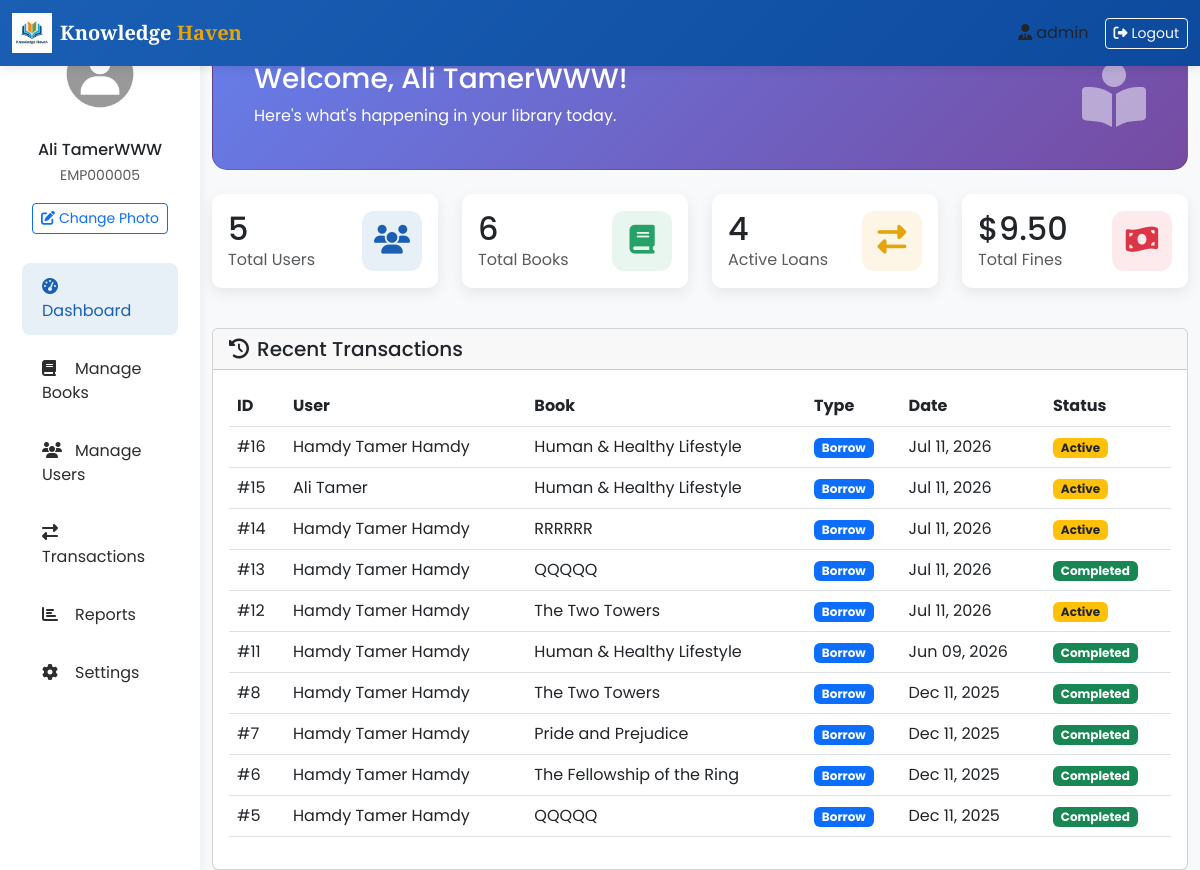
Screenshot of /admin/dashboard.php (signed in) with the database file from the repository.
### tables this page shows
CREATE TABLE `employees` (
  `employee_id` int(11) NOT NULL,
  `user_id` int(11) NOT NULL,
  `employee_code` varchar(20) NOT NULL,
  `position` enum('librarian','assistant_librarian','library_assistant','technician','manager','director','admin') NOT NULL,
  `hire_date` date NOT NULL,
  `salary` decimal(10,2) DEFAULT NULL,
  `employment_type` enum('full_time','part_time','contract') DEFAULT 'full_time',
  `is_currently_employed` tinyint(1) DEFAULT 1,
  `created_at` timestamp NOT NULL DEFAULT current_timestamp(),
  `updated_at` timestamp NOT NULL DEFAULT current_timestamp() ON UPDATE current_timestamp()
);

CREATE TABLE `users` (
  `user_id` int(11) NOT NULL,
  `username` varchar(50) NOT NULL,
  `email` varchar(100) NOT NULL,
  `password` varchar(255) NOT NULL,
  `gender` enum('Male','Female') DEFAULT NULL,
  `phone_number` varchar(15) DEFAULT NULL,
  `profile_image` varchar(255) DEFAULT 'images/user_image.jpg',
  `role` enum('user','employee') DEFAULT 'user',
  `registration_date` timestamp NOT NULL DEFAULT current_timestamp(),
  `is_active` tinyint(1) DEFAULT 1,
  `created_at` timestamp NOT NULL DEFAULT current_timestamp(),
  `updated_at` timestamp NOT NULL DEFAULT current_timestamp() ON UPDATE current_timestamp()
);

CREATE TABLE `transactions` (
  `transaction_id` int(11) NOT NULL,
  `member_id` int(11) NOT NULL,
  `book_id` int(11) NOT NULL,
  `transaction_type` enum('borrow','return','renew') NOT NULL,
  `borrow_date` date DEFAULT NULL,
  `due_date` date DEFAULT NULL,
  `return_date` date DEFAULT NULL,
  `renew_count` int(11) DEFAULT 0,
  `status` enum('active','completed','overdue') NOT NULL,
  `created_at` timestamp NOT NULL DEFAULT current_timestamp()
);

CREATE TABLE `books` (
  `book_id` int(11) NOT NULL,
  `title` varchar(255) NOT NULL,
  `author_id` int(11) NOT NULL,
  `category_id` int(11) NOT NULL,
  `location_id` int(11) DEFAULT NULL,
  `isbn` varchar(20) NOT NULL,
  `publication_year` year(4) DEFAULT NULL,
  `publisher` varchar(100) DEFAULT NULL,
  `total_copies` int(11) DEFAULT 1,
  `available_copies` int(11) DEFAULT 1,
  `description` text DEFAULT NULL,
  `created_at` timestamp NOT NULL DEFAULT current_timestamp(),
  `updated_at` timestamp NOT NULL DEFAULT current_timestamp() ON UPDATE current_timestamp()
);

### admin/dashboard.php (the view, shortened to what this page needs)
<?php
include "../config.php";
$user_id = $_SESSION['user_id'];
$query = "SELECT u.*, e.* FROM users u
          JOIN employees e ON u.user_id = e.user_id
          WHERE u.user_id = ?";
$stmt = mysqli_prepare($conn, $query);
mysqli_stmt_bind_param($stmt, "i", $user_id);
mysqli_stmt_execute($stmt);
$result = mysqli_stmt_get_result($stmt);
$employee = mysqli_fetch_assoc($result);
$stats_query = "SELECT
    (SELECT COUNT(*) FROM users WHERE role = 'user') as total_users,
    (SELECT COUNT(*) FROM books) as total_books,
    (SELECT COUNT(*) FROM transactions WHERE status = 'active' AND transaction_type = 'borrow') as active_loans,
    (SELECT COUNT(*) FROM books WHERE available_copies = 0) as books_unavailable,
    (SELECT SUM(current_fines) FROM members) as total_fines";
$stats_result = mysqli_query($conn, $stats_query);
$stats = mysqli_fetch_assoc($stats_result);
$recent_query = "SELECT t.*, u.username, b.title
                 FROM transactions t
                 JOIN members m ON t.member_id = m.member_id
                 JOIN users u ON m.user_id = u.user_id
                 JOIN books b ON t.book_id = b.book_id
                 ORDER BY t.created_at DESC LIMIT 10";
$recent_result = mysqli_query($conn, $recent_query);
?>
<!DOCTYPE html>
<html lang="en">
<head>
    <link href="https://cdn.jsdelivr.net/npm/bootstrap@5.3.0-alpha1/dist/css/bootstrap.min.css" rel="stylesheet">
    <link rel="stylesheet" href="https://cdnjs.cloudflare.com/ajax/libs/font-awesome/6.4.0/css/all.min.css">
</head>
<body>
    <nav class="navbar navbar-expand-lg navbar-dark navbar-custom fixed-top">
        <div class="container-fluid">
            <a class="navbar-brand" href="#">
                <div class="d-flex align-items-center">
                    <img src="../assets/images/logo-library.png" alt="Logo" width="40" height="40" class="me-2">
                    <span style="font-family: 'Playfair Display', serif; font-weight: 700;">
                        Knowledge <span style="color: var(--accent-color);">Haven</span>
                    </span>
                </div>
            </a>
            <div class="d-flex align-items-center">
                <span class="me-3">
                    <i class="fas fa-user-tie me-1"></i><?php echo htmlspecialchars($employee['position']); ?>
                </span>
                <a href="../logout.php" class="btn btn-outline-light btn-sm">
                    <i class="fas fa-sign-out-alt me-1"></i>Logout
                </a>
            </div>
        </div>
    </nav>
    <div class="container-fluid">
        <div class="row">
            <div class="col-lg-2 col-md-3 d-none d-md-block sidebar">
                <div class="text-center py-4">
                    <div class="profile-img-container mb-3" data-bs-toggle="modal" data-bs-target="#profileModal">
                        <img src="<?php echo htmlspecialchars($employee['profile_image'] ?? '../assets/images/user_image.jpg'); ?>"
                             alt="Profile"
                             class="profile-img"
                             onerror="this.src='../assets/images/user_image.jpg'">
                    </div>
                    <h6 class="mb-1"><?php echo htmlspecialchars($employee['username']); ?></h6>
                    <p class="text-muted mb-3">
                        <small><?php echo htmlspecialchars($employee['employee_code']); ?></small>
                    </p>
                    <button class="btn btn-outline-primary btn-sm" data-bs-toggle="modal" data-bs-target="#profileModal">
                        <i class="fas fa-edit me-1"></i>Change Photo
                    </button>
                </div>
                <nav class="nav flex-column">
                    <a class="nav-link active" href="#">
                        <i class="fas fa-tachometer-alt me-2"></i>Dashboard
                    </a>
                    <a class="nav-link" href="books/manage.php">
                        <i class="fas fa-book me-2"></i>Manage Books
                    </a>
                    <a class="nav-link" href="users/manage.php">
                        <i class="fas fa-users me-2"></i>Manage Users
                    </a>
                    <a class="nav-link" href="transactions/manage.php">
                        <i class="fas fa-exchange-alt me-2"></i>Transactions
                    </a>
                    <a class="nav-link" href="reports/index.php">
                        <i class="fas fa-chart-bar me-2"></i>Reports
                    </a>
                    <a class="nav-link" href="settings/index.php">
                        <i class="fas fa-cog me-2"></i>Settings
                    </a>
                </nav>
            </div>
            <div class="col-lg-10 col-md-9" style="margin-top: 20px;">
                <div class="card welcome-card mb-4">
                    <div class="card-body">
                        <div class="row align-items-center">
                            <div class="col-md-8">
                                <h3 class="card-title">Welcome, <?php echo htmlspecialchars($employee['username']); ?>!</h3>
                                <p class="card-text">Here's what's happening in your library today.</p>
                            </div>
                            <div class="col-md-4 text-end">
                                <i class="fas fa-book-reader fa-4x opacity-50"></i>
                            </div>
                        </div>
                    </div>
                </div>
                <div class="row mb-4">
                    <div class="col-xl-3 col-md-6 mb-3">
                        <div class="card stat-card">
                            <div class="card-body">
                                <div class="d-flex justify-content-between align-items-center">
                                    <div>
                                        <h2 class="mb-0"><?php echo $stats['total_users']; ?></h2>
                                        <p class="text-muted mb-0">Total Users</p>
                                    </div>
                                    <div class="stat-icon" style="background-color: rgba(26, 95, 180, 0.1); color: var(--primary-color);">
                                        <i class="fas fa-users"></i>
                                    </div>
                                </div>
                            </div>
                        </div>
                    </div>
                    <div class="col-xl-3 col-md-6 mb-3">
                        <div class="card stat-card">
                            <div class="card-body">
                                <div class="d-flex justify-content-between align-items-center">
                                    <div>
                                        <h2 class="mb-0"><?php echo $stats['total_books']; ?></h2>
                                        <p class="text-muted mb-0">Total Books</p>
                                    </div>
                                    <div class="stat-icon" style="background-color: rgba(38, 162, 105, 0.1); color: var(--secondary-color);">
                                        <i class="fas fa-book"></i>
                                    </div>
                                </div>
                            </div>
                        </div>
                    </div>
                    <div class="col-xl-3 col-md-6 mb-3">
                        <div class="card stat-card">
                            <div class="card-body">
                                <div class="d-flex justify-content-between align-items-center">
                                    <div>
                                        <h2 class="mb-0"><?php echo $stats['active_loans']; ?></h2>
                                        <p class="text-muted mb-0">Active Loans</p>
                                    </div>
                                    <div class="stat-icon" style="background-color: rgba(229, 165, 10, 0.1); color: var(--accent-color);">
                                        <i class="fas fa-exchange-alt"></i>
                                    </div>
                                </div>
                            </div>
                        </div>
                    </div>
                    <div class="col-xl-3 col-md-6 mb-3">
                        <div class="card stat-card">
                            <div class="card-body">
                                <div class="d-flex justify-content-between align-items-center">
                                    <div>
                                        <h2 class="mb-0">$<?php echo number_format($stats['total_fines'], 2); ?></h2>
                                        <p class="text-muted mb-0">Total Fines</p>
                                    </div>
                                    <div class="stat-icon" style="background-color: rgba(220, 53, 69, 0.1); color: #dc3545;">
                                        <i class="fas fa-money-bill-wave"></i>
                                    </div>
                                </div>
                            </div>
                        </div>
                    </div>
                </div>
                <div class="card">
                    <div class="card-header">
                        <h5 class="mb-0"><i class="fas fa-history me-2"></i>Recent Transactions</h5>
                    </div>
                    <div class="card-body">
                        <div class="table-responsive">
                            <table class="table table-hover">
                                <thead>
                                    <tr>
                                        <th>ID</th>
                                        <th>User</th>
                                        <th>Book</th>
                                        <th>Type</th>
                                        <th>Date</th>
                                        <th>Status</th>
                                    </tr>
                                </thead>
                                <tbody>
                                    <?php if (mysqli_num_rows($recent_result) > 0):
                                        while($transaction = mysqli_fetch_assoc($recent_result)): ?>
                                        <tr>
                                            <td>#<?php echo $transaction['transaction_id']; ?></td>
                                            <td><?php echo htmlspecialchars($transaction['username']); ?></td>
                                            <td><?php echo htmlspecialchars(substr($transaction['title'], 0, 30)); ?><?php echo strlen($transaction['title']) > 30 ? '...' : ''; ?></td>
                                            <td>
                                                <span class="badge
                                                    <?php echo $transaction['transaction_type'] == 'borrow' ? 'bg-primary' :
                                                           ($transaction['transaction_type'] == 'return' ? 'bg-success' : 'bg-info'); ?>">
                                                    <?php echo ucfirst($transaction['transaction_type']); ?>
                                                </span>
                                            </td>
                                            <td><?php echo date('M d, Y', strtotime($transaction['created_at'])); ?></td>
                                            <td>
                                                <span class="badge
                                                    <?php echo $transaction['status'] == 'active' ? 'bg-warning text-dark' :
                                                           ($transaction['status'] == 'completed' ? 'bg-success' : 'bg-danger'); ?>">
                                                    <?php echo ucfirst($transaction['status']); ?>
                                                </span>
                                            </td>
                                        </tr>
                                        <?php endwhile; ?>
                                    <?php endif; ?>
                                </tbody>
                            </table>
                        </div>
                    </div>
                </div>
            </div>
        </div>
    </div>
</body>
</html>

### admin/dashboard.php (style rules this page uses)
:root { --primary-color: #1a5fb4; --secondary-color: #26a269; --accent-color: #e5a50a; --dark-color: #2d2d2d; --light-color: #f8f9fa; }
body { font-family: 'Poppins', sans-serif; background-color: #f8f9fa; }
.navbar-custom { background: linear-gradient(135deg, var(--primary-color) 0%, #0d4a9e 100%); box-shadow: 0 2px 10px rgba(0,0,0,0.1); }
.sidebar { background-color: white; min-height: calc(100vh - 70px); box-shadow: 2px 0 10px rgba(0,0,0,0.05); }
.sidebar .nav-link { color: var(--dark-color); padding: 12px 20px; margin: 5px 10px; border-radius: 8px; transition: all 0.3s; }
.sidebar .nav-link:hover, .sidebar .nav-link.active { color: var(--primary-color); background-color: rgba(26, 95, 180, 0.1); }
.sidebar .nav-link i { width: 25px; }
.stat-card { border-radius: 10px; border: none; box-shadow: 0 5px 15px rgba(0,0,0,0.08); transition: transform 0.3s; }
.stat-icon { width: 60px; height: 60px; border-radius: 12px; display: flex; align-items: center; justify-content: center; font-size: 1.8rem; }
.welcome-card { background: linear-gradient(135deg, #667eea 0%, #764ba2 100%); color: white; border-radius: 15px; padding: 25px; }
.profile-img { width: 100px; height: 100px; border-radius: 50%; border: 3px solid white; object-fit: cover; cursor: pointer; transition: all 0.3s; }
.profile-img-container { position: relative; display: inline-block; }

### rows the page displays
employees: position "admin", user.profile_image (picture), user.username "Ali TamerWWW", employee_code "EMP000005"
transactions: transaction_id "16", users.username "Hamdy Tamer Hamdy", book.title "Human & Healthy Lifestyle", transaction_type "Borrow", created_at "Jul 11, 2026", status "Active"
transactions: transaction_id "15", users.username "Ali Tamer", book.title "Human & Healthy Lifestyle", transaction_type "Borrow", created_at "Jul 11, 2026", status "Active"
transactions: transaction_id "14", users.username "Hamdy Tamer Hamdy", book.title "RRRRRR", transaction_type "Borrow", created_at "Jul 11, 2026", status "Active"
transactions: transaction_id "13", users.username "Hamdy Tamer Hamdy", book.title "QQQQQ", transaction_type "Borrow", created_at "Jul 11, 2026", status "Completed"
transactions: transaction_id "12", users.username "Hamdy Tamer Hamdy", book.title "The Two Towers", transaction_type "Borrow", created_at "Jul 11, 2026", status "Active"
transactions: transaction_id "11", users.username "Hamdy Tamer Hamdy", book.title "Human & Healthy Lifestyle", transaction_type "Borrow", created_at "Jun 09, 2026", status "Completed"
transactions: transaction_id "8", users.username "Hamdy Tamer Hamdy", book.title "The Two Towers", transaction_type "Borrow", created_at "Dec 11, 2025", status "Completed"
transactions: transaction_id "7", users.username "Hamdy Tamer Hamdy", book.title "Pride and Prejudice", transaction_type "Borrow", created_at "Dec 11, 2025", status "Completed"
transactions: transaction_id "6", users.username "Hamdy Tamer Hamdy", book.title "The Fellowship of the Ring", transaction_type "Borrow", created_at "Dec 11, 2025", status "Completed"
transactions: transaction_id "5", users.username "Hamdy Tamer Hamdy", book.title "QQQQQ", transaction_type "Borrow", created_at "Dec 11, 2025", status "Completed"

### other values shown
$stats['total_users'] "5"
$stats['total_books'] "6"
$stats['active_loans'] "4"
$stats['total_fines'] "9.50"
